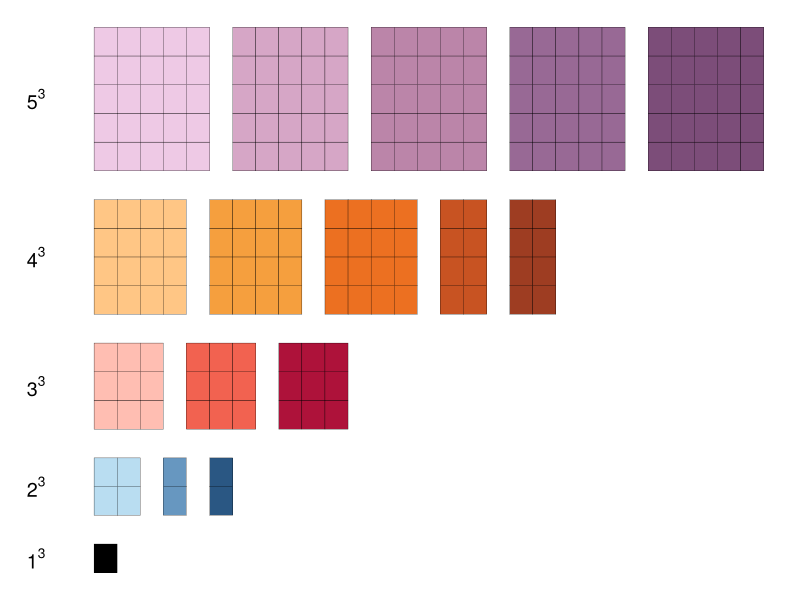
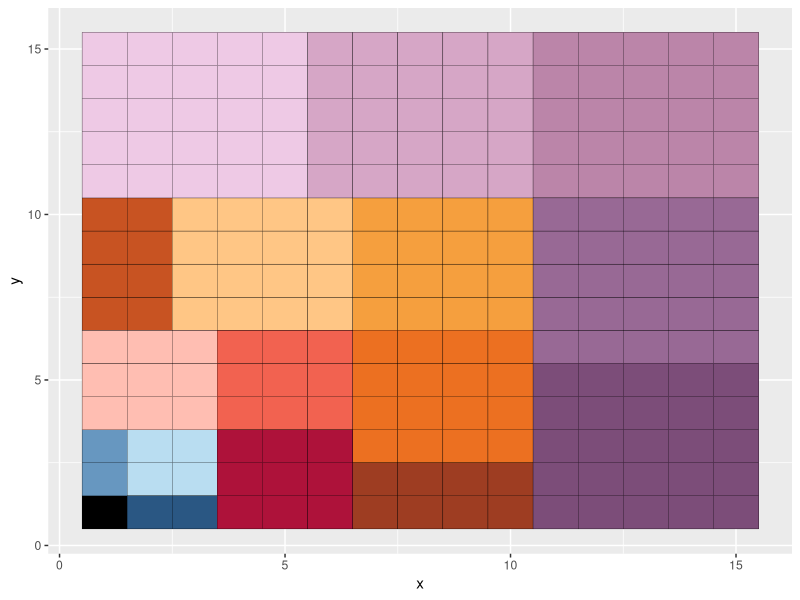

These charts were generated, in order, by the following R code: (Note: this script raises an error after producing the figures.)

library(ggplot2)
library(gganimate)
library(ggthemes)
library(dplyr)
library(transformr)

get_blocks = function(i, palname = "Blue") {
  
  if(i %% 2 == 1) {
    col_list = tableau_seq_gradient_pal(palname)(seq(0, 1, length = i))
  } else {
    col_list = tableau_seq_gradient_pal(palname)(seq(0, 1, length = i + 1))
  }
  
  dfL = list()
  for (j in 1:(i-1)) {
    x = expand.grid(x = (j - 1) * (i + 1) + seq(1, i), y = i * (i - 1)/2 + (i - 1) + seq(1, i))
    dfL[[j]] = x %>% mutate(state = paste0(i, "_", j), bcol = col_list[j])
  }
  if (i %% 2 == 0) {
    x = expand.grid(x = (i - 1) * (i + 1) + seq(1, i/2), y = i * (i - 1)/2 + (i - 1) + seq(1, i))
    dfL[[i]] = x %>% mutate(state = paste0(i, "_", i), bcol = col_list[i])
    x = expand.grid(x = (i - 1) * (i + 1) + i/2 + 1 + seq(1, i/2), y = i * (i - 1)/2 + (i - 1) + seq(1, i))
    dfL[[i + 1]] = x %>% mutate(state = paste0(i, "_", (i + 1)), bcol = col_list[i + 1])
  } else {
    x = expand.grid(x = (i - 1) * (i + 1) + seq(1, i), y = i * (i - 1)/2 + (i - 1) + seq(1, i))
    dfL[[i]] = x %>% mutate(state = paste0(i, "_", i), bcol = col_list[i])
  }
  for(j in 1:length(dfL)) {

    nr = nrow(dfL[[j]])
    yavg = mean(dfL[[j]]$y)
    if (j == 1) {
      dfL[[j]] = dfL[[j]] %>% mutate(lbl = c(paste0(i, "^3"), rep(NA, nr - 1)),
                                     xt = c(-2, rep(NA, nr - 1)),
                                     yt = c(yavg, rep(NA, nr - 1)))
    } else {
      dfL[[j]] = dfL[[j]] %>% mutate(lbl = rep(NA, nr),
                                     xt = rep(NA, nr),
                                     yt = rep(NA, nr))
      
    }
  }
  return(dfL)
}

get_shifted_blocks = function(blocks) {
  
  dfL = blocks
  i = sqrt(nrow(dfL[[1]]))
  
  dfaL = list()
  
  if (i %% 2 == 1) {
    for (j in 1:i) {
      k = (i - 1)/2 + 1
      if(j <= k) {
        tmp = dfL[[j]]
        tmp = tmp %>% mutate(x = x - (j - 1), y = y - (i - 1))
        dfaL[[j]] = tmp
      } else {
        tmp = dfaL[[k]]
        pickcol = dfL[[j]]$bcol[1]
        tmp = tmp %>% mutate(y = y - i * (j - k), bcol = pickcol)
        dfaL[[j]] = tmp
      }
    }
  } else {
    tmp = dfL[[i]]
    tmp = tmp %>% mutate(x = x - (i + 1) * (i - 1), y = y - (i - 1))
    dfaL[[1]] = tmp
    for (j in 1:(i - 1)) {
      if (j <= i / 2) {
        tmp = dfL[[j]]
        tmp = tmp %>% mutate(x = x - (j - 1) + i/2, y = y - (i - 1))
        dfaL[[j + 1]] = tmp
      } else {
        tmp = dfaL[[i/2 + 1]]
        pickcol = dfL[[j]]$bcol[1]
        tmp = tmp %>% mutate(y = y - i * (j - i/2), bcol = pickcol)
        dfaL[[j + 1]] = tmp
      }
    }
    tmp = dfL[[i + 1]]
    pickcol = tmp$bcol[1]
    xseq = seq(i * (i/2 - 1) + i/2 + 1, i * (i + 1)/2)
    tmp2 = tibble(x = rep(xseq, i/2), 
               y = rep(seq(1, i/2), each = length(xseq)), type = paste0(i,"_", (i + 1)))
    tmp2 = tmp2 %>% mutate(bcol = pickcol)
    dfaL[[i + 1]] = tmp2
  }
  
  return(dfaL)
  
}

df_base = tibble(x = 1, y = 1, bcol = "black", xt = -2, yt = 1, lbl = "1^3")

df = bind_rows(df_base, get_blocks(2, "Blue"), 
                        get_blocks(3, "Red"), 
                        get_blocks(4, "Orange"), 
                        get_blocks(5, "Purple"))

p = ggplot(df) + geom_tile(aes(x = x, y = y, fill = bcol), color = "black") +
    scale_fill_identity() + 
    geom_text(aes(x = xt, y = yt, label = lbl), fontface = "bold", size = 5, parse = TRUE) +
    theme_void()
p

df = bind_rows(tibble(x = 1, y = 1, bcol = "black"), get_shifted_blocks(get_blocks(2, "Blue")), 
               get_shifted_blocks(get_blocks(3, "Red")),
               get_shifted_blocks(get_blocks(4, "Orange")),
               get_shifted_blocks(get_blocks(5, "Purple")),
               )

p = ggplot(df) + geom_tile(aes(x = x, y = y, fill = bcol), color = "black") +
  scale_fill_identity()
p

df1 = bind_rows(df_base, get_blocks(2, "Blue"), 
               get_blocks(3, "Red"), 
               get_blocks(4, "Orange"), 
               get_blocks(5, "Purple")) %>% mutate(state = 1)
df2 = bind_rows(df_base, get_shifted_blocks(get_blocks(2, "Blue")), 
                get_blocks(3, "Red"), 
                get_blocks(4, "Orange"), 
                get_blocks(5, "Purple")) %>% mutate(state = 2)
df3 = bind_rows(df_base, get_shifted_blocks(get_blocks(2, "Blue")), 
                get_shifted_blocks(get_blocks(3, "Red")), 
                get_blocks(4, "Orange"), 
                get_blocks(5, "Purple")) %>% mutate(state = 3)
df4 = bind_rows(df_base, get_shifted_blocks(get_blocks(2, "Blue")), 
                get_shifted_blocks(get_blocks(3, "Red")), 
                get_shifted_blocks(get_blocks(4, "Orange")), 
                get_blocks(5, "Purple")) %>% mutate(state = 4)
df5 = bind_rows(df_base, get_shifted_blocks(get_blocks(2, "Blue")), 
                get_shifted_blocks(get_blocks(3, "Red")), 
                get_shifted_blocks(get_blocks(4, "Orange")), 
                get_shifted_blocks(get_blocks(5, "Purple"))) %>% mutate(state = 5)

df_all = bind_rows(df1, df2, df3, df4, df5)

p = ggplot(df_all) + geom_tile(aes(x = x, y = y, fill = bcol), color = "black") +
  scale_fill_identity() + 
  geom_text(aes(x = xt, y = yt, label = lbl), fontface = "bold", size = 5, parse = TRUE) +
  theme_void()


anim = p + transition_states(state, transition_length = 1, state_length = 2, wrap = FALSE)
animate(anim, renderer = gifski_renderer("sum_of_cubes.gif"))
